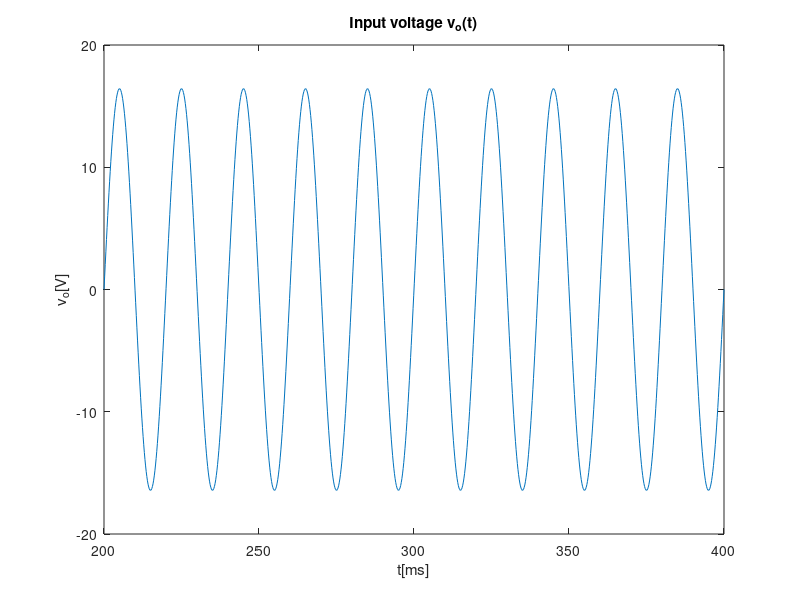
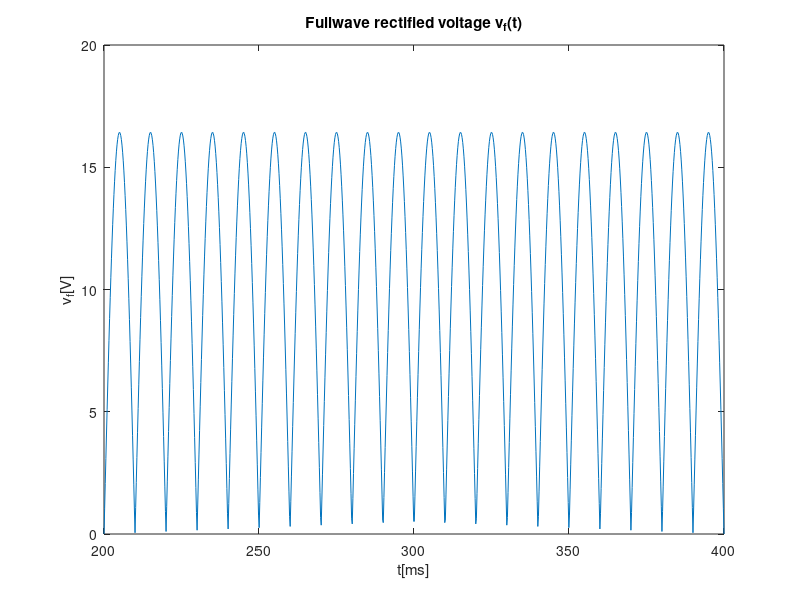
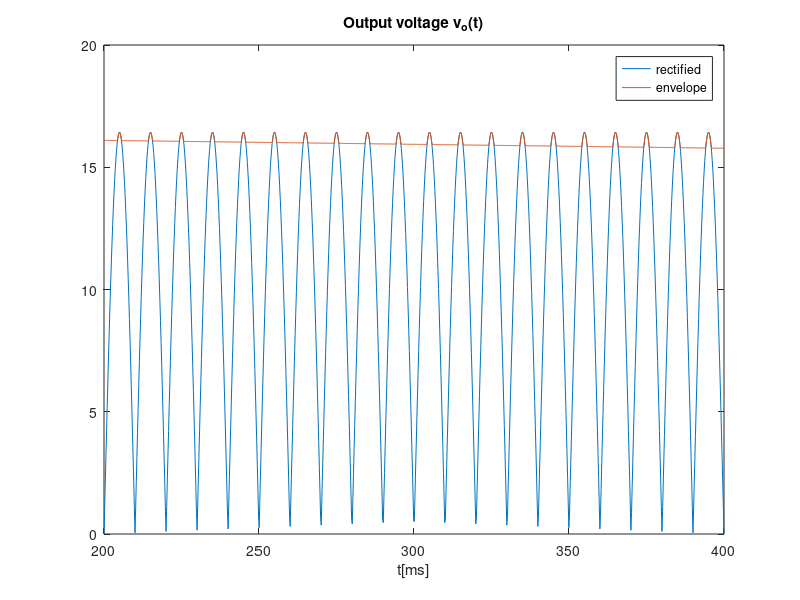

Source code (MATLAB) for these figures, in order:
#Asd

#voltage limit = 0.7



n = 14;
A = 230/n;
f=50;
t0 = 200e-3
t=linspace(t0, t0+10/f, 1000);
w=2*pi*f;
vO = A*sin(w*t);

#input voltage
plot(t*1000, vO)
title("Input voltage v_o(t)")
xlabel ("t[ms]")
ylabel ("v_o[V]")
print ("vo.png", "-dpng");

#full wave rectifier
t=linspace(t0, t0+10/f, 1000);
vO = A*abs(sin(w*t));

plot(t*1000, vO)
title("Fullwave rectified voltage v_f(t)")
xlabel("t[ms]")
ylabel("v_f[V]")
print ("vf.png", "-dpng");

close all 
clear all

#envelope and rectifier 
R = 90*10^(3);
C = 110*10^(-6);

n = 14;
A = 230/n;
f=50;
t0 = 200e-3;
t=linspace(t0, t0+10/f, 1000);
w=2*pi*f;
vS = A*abs(sin(w*t));
vOhr = zeros(1, length(t));
vO = zeros(1, length(t));

tOFF = 1/w * atan(1/w/R/C);

vOnexp = A*cos(w*tOFF)*exp(-(t-tOFF)/R/C);

figure
for i=1:length(t)
  if (vS(i) > 0)
    vOhr(i) = vS(i);
  else
    vOhr(i) = 0;
  endif
endfor

plot(t*1000, vOhr)
hold

for i=1:length(t)
  if t(i) < tOFF
    vO(i) = vS(i);
  elseif vOnexp(i) > vOhr(i)
    vO(i) = vOnexp(i);
  else 
    vO(i) = vS(i);
  endif
endfor

plot(t*1000, vO)
title("Output voltage v_o(t)")
xlabel ("t[ms]")
legend("rectified","envelope")
print ("venvlope.png", "-dpng");


#knowing that diode votlage is 0.7, we use the closest limiter

##VON = 0.7;
##nvlim = ceil(12/VON)+1;
##vlim = nvlim*VON


##
##%limit
##for i=1:length(t)
##  if vO(i) > vlim
##    vO(i) = vlim;
##  elseif vO(i) < -vlim
##    vO(i) = -vlim;
##  endif
##endfor
##
##plot(t*1000, vO)
##title("Limited voltage v_f(t)")
##xlabel("t[ms]")
##ylabel("v_limited[V]")
##print ("vlimited.png", "-dpng");